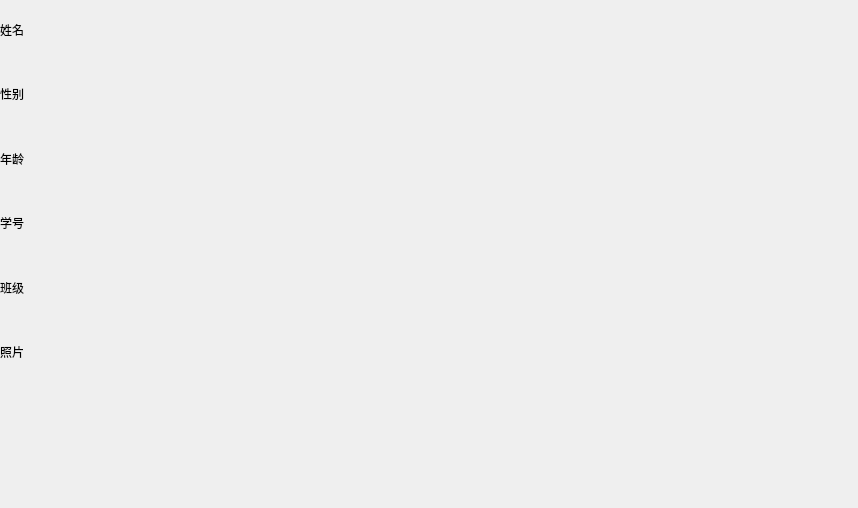
<?xml version="1.0" encoding="UTF-8"?>
<ui version="4.0">
 <class>baseInfo</class>
 <widget class="QWidget" name="baseInfo">
  <property name="geometry">
   <rect>
    <x>0</x>
    <y>0</y>
    <width>858</width>
    <height>508</height>
   </rect>
  </property>
  <property name="minimumSize">
   <size>
    <width>858</width>
    <height>508</height>
   </size>
  </property>
  <property name="maximumSize">
   <size>
    <width>858</width>
    <height>508</height>
   </size>
  </property>
  <property name="windowTitle">
   <string>Form</string>
  </property>
  <widget class="QWidget" name="">
   <property name="geometry">
    <rect>
     <x>0</x>
     <y>0</y>
     <width>401</width>
     <height>381</height>
    </rect>
   </property>
   <layout class="QHBoxLayout" name="horizontalLayout_2">
    <item>
     <layout class="QVBoxLayout" name="verticalLayout_3">
      <item>
       <widget class="QLabel" name="label">
        <property name="styleSheet">
         <string notr="true">font: 14pt &quot;Adobe Arabic&quot;;</string>
        </property>
        <property name="text">
         <string>姓名</string>
        </property>
       </widget>
      </item>
      <item>
       <widget class="QLabel" name="label_3">
        <property name="styleSheet">
         <string notr="true">font: 14pt &quot;Adobe Arabic&quot;;</string>
        </property>
        <property name="text">
         <string>性别</string>
        </property>
       </widget>
      </item>
      <item>
       <widget class="QLabel" name="label_2">
        <property name="styleSheet">
         <string notr="true">font: 14pt &quot;Adobe Arabic&quot;;</string>
        </property>
        <property name="text">
         <string>年龄</string>
        </property>
       </widget>
      </item>
      <item>
       <widget class="QLabel" name="label_4">
        <property name="styleSheet">
         <string notr="true">font: 14pt &quot;Adobe Arabic&quot;;</string>
        </property>
        <property name="text">
         <string>学号</string>
        </property>
       </widget>
      </item>
      <item>
       <widget class="QLabel" name="label_5">
        <property name="styleSheet">
         <string notr="true">font: 14pt &quot;Adobe Arabic&quot;;</string>
        </property>
        <property name="text">
         <string>班级</string>
        </property>
       </widget>
      </item>
      <item>
       <widget class="QLabel" name="label_7">
        <property name="styleSheet">
         <string notr="true">font: 14pt &quot;Adobe Arabic&quot;;</string>
        </property>
        <property name="text">
         <string>照片</string>
        </property>
       </widget>
      </item>
     </layout>
    </item>
    <item>
     <layout class="QVBoxLayout" name="verticalLayout_4">
      <item>
       <widget class="QLabel" name="nameLabel">
        <property name="styleSheet">
         <string notr="true">font: 14pt &quot;Adobe Arabic&quot;;</string>
        </property>
        <property name="text">
         <string/>
        </property>
       </widget>
      </item>
      <item>
       <widget class="QLabel" name="sexLabel">
        <property name="styleSheet">
         <string notr="true">font: 14pt &quot;Adobe Arabic&quot;;</string>
        </property>
        <property name="text">
         <string/>
        </property>
       </widget>
      </item>
      <item>
       <widget class="QLabel" name="ageLabel">
        <property name="styleSheet">
         <string notr="true">font: 14pt &quot;Adobe Arabic&quot;;</string>
        </property>
        <property name="text">
         <string/>
        </property>
       </widget>
      </item>
      <item>
       <widget class="QLabel" name="numLabel">
        <property name="styleSheet">
         <string notr="true">font: 14pt &quot;Adobe Arabic&quot;;</string>
        </property>
        <property name="text">
         <string/>
        </property>
       </widget>
      </item>
      <item>
       <widget class="QLabel" name="classLabel">
        <property name="styleSheet">
         <string notr="true">font: 14pt &quot;Adobe Arabic&quot;;</string>
        </property>
        <property name="text">
         <string/>
        </property>
       </widget>
      </item>
      <item>
       <widget class="QLabel" name="imageLabel">
        <property name="styleSheet">
         <string notr="true">font: 14pt &quot;Adobe Arabic&quot;;</string>
        </property>
        <property name="text">
         <string/>
        </property>
       </widget>
      </item>
     </layout>
    </item>
   </layout>
  </widget>
 </widget>
 <resources/>
 <connections/>
</ui>
